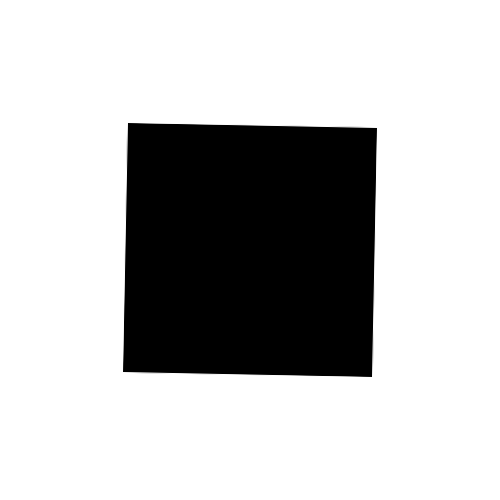
Frame 1 (no input)
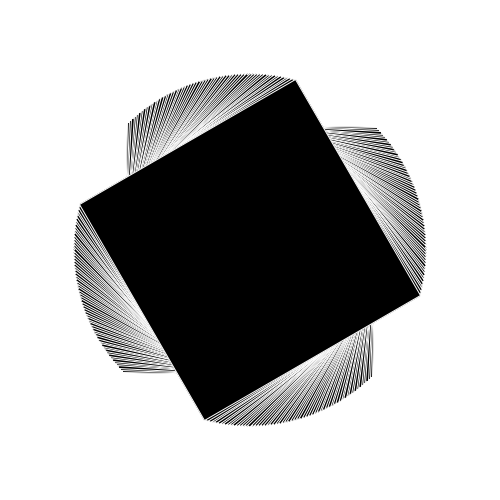
Frame 60 (the mouse pressed at the canvas centre just before this capture)
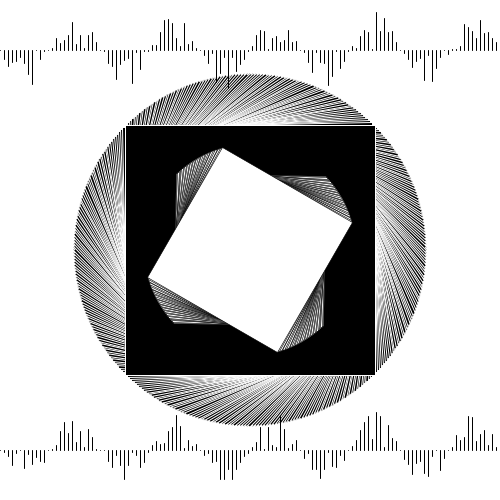
Frame 120 (the mouse held since frame 60 and released just before this capture)

The Processing sketch that drew these frames (run headless with seeded random() and noise(); from frame 60 on, the mouse is pressed at the canvas centre):

// Processing sketch: processing_112656
// ── processing_112656.pde

float degrees;
float T;
float X;
float Y;
float A;
void setup()  
{
  size(500,500);
  background(255);
  T = 0;
  X = 0;
  Y = TWO_PI/25;
  A = 0;
}

void draw()
{
  T = T + 1;
  if (T > 360)
  { T = 0;}
  degrees = radians(T);
  if (T <= 90 && T > 0)
  {fill(0);
   stroke(255);
   square(1);}
  if (T <= 180 && T > 90)
  {fill(255);
    square(0.6);}
  if (T <= 270 && T > 180)
  {fill(0);
   stroke(255);
   square(0.3);}
  if (T <= 360 && T > 270)
  {fill(255);
   square(.1);
  }
  
  if (T == 360 || T == 270 || T == 180 || T == 90)
    {
      sineLine();
    }
 
   
  
  
  println(T);
  
  
}

void sineLine()
{ for (int X = 0; X < 500; X += 4)
    { stroke(0);
      line(X, 50, X, 50 + sin(A) * random(40));
      line(X, 450, X, 450 + sin(A)*random(40));
      A += Y;}
}

void square(float s)
{ rectMode(CENTER);
  pushMatrix();
  translate(width/2,height/2);
  rotate(degrees);
  scale(s);
  rect(0,0,250,250);
  popMatrix();
}
